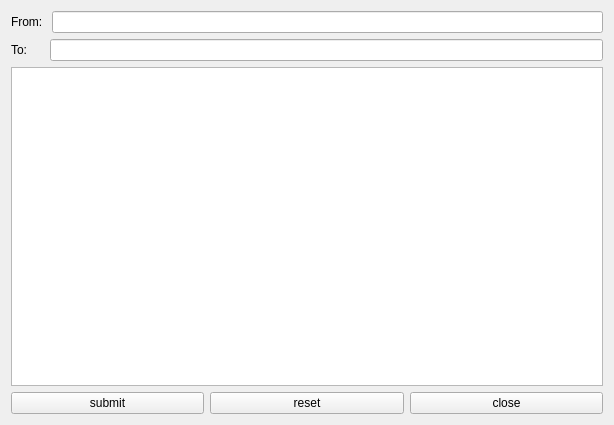
<?xml version="1.0" encoding="UTF-8"?>
<ui version="4.0">
 <class>Form</class>
 <widget class="QWidget" name="Form">
  <property name="geometry">
   <rect>
    <x>0</x>
    <y>0</y>
    <width>614</width>
    <height>425</height>
   </rect>
  </property>
  <property name="windowTitle">
   <string>Form</string>
  </property>
  <layout class="QGridLayout" name="gridLayout_2">
   <item row="6" column="0">
    <widget class="QPlainTextEdit" name="routeText"/>
   </item>
   <item row="5" column="0">
    <layout class="QHBoxLayout" name="horizontalLayout_2">
     <item>
      <widget class="QLabel" name="label_2">
       <property name="text">
        <string>To:     </string>
       </property>
      </widget>
     </item>
     <item>
      <widget class="QLineEdit" name="toText"/>
     </item>
    </layout>
   </item>
   <item row="3" column="0">
    <layout class="QGridLayout" name="gridLayout">
     <item row="1" column="0">
      <layout class="QVBoxLayout" name="verticalLayout">
       <item>
        <layout class="QHBoxLayout" name="horizontalLayout">
         <item>
          <widget class="QLabel" name="label">
           <property name="text">
            <string>From: </string>
           </property>
          </widget>
         </item>
         <item>
          <widget class="QLineEdit" name="fromText"/>
         </item>
        </layout>
       </item>
      </layout>
     </item>
    </layout>
   </item>
   <item row="7" column="0">
    <layout class="QHBoxLayout" name="horizontalLayout_3">
     <item>
      <widget class="QPushButton" name="submitButton">
       <property name="text">
        <string>submit</string>
       </property>
      </widget>
     </item>
     <item>
      <widget class="QPushButton" name="resetButton">
       <property name="text">
        <string>reset</string>
       </property>
      </widget>
     </item>
     <item>
      <widget class="QPushButton" name="closeButton">
       <property name="text">
        <string>close</string>
       </property>
      </widget>
     </item>
    </layout>
   </item>
  </layout>
 </widget>
 <resources/>
 <connections>
  <connection>
   <sender>closeButton</sender>
   <signal>clicked()</signal>
   <receiver>Form</receiver>
   <slot>close()</slot>
   <hints>
    <hint type="sourcelabel">
     <x>506</x>
     <y>403</y>
    </hint>
    <hint type="destinationlabel">
     <x>306</x>
     <y>212</y>
    </hint>
   </hints>
  </connection>
 </connections>
</ui>
